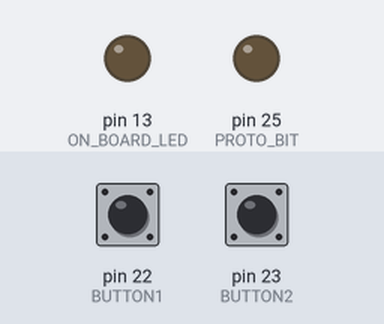
Recording of a program running on a simulated Arduino Mega 2560, built with avr-gcc and run on an emulated ATmega2560. On the bench: output pins drawn as LEDs (lit = HIGH). The test bench sets the inputs (shaded band); at power-on: pin 22 (BUTTON1) HIGH, pin 23 (BUTTON2) HIGH.

Above: at 1.2 s.
1.3 s: pin 22 (BUTTON1) pulled LOW for 1 s
At 1.8 s:
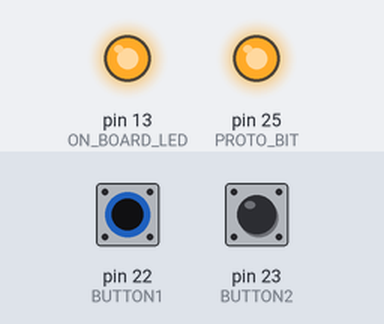
4.3 s: pin 23 (BUTTON2) pulled LOW for 3.2 s
At 8.7 s:
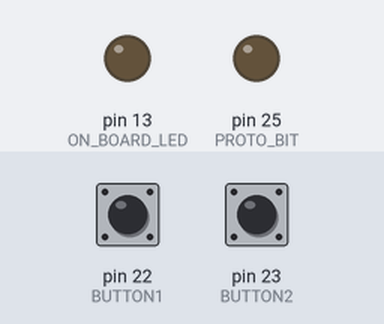
9.0 s: pin 22 (BUTTON1) pulled LOW for 3.2 s
At 9.5 s:
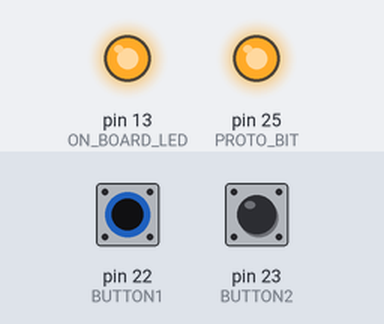
Timing chart, 0 to 13.7 s (numbered marks = the images above; inputs shaded):
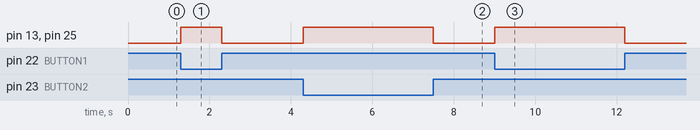

The program:

main.cpp
```cpp
#include <Arduino.h>

// ====================================================== //
// =================== PIN DEFINITIONS ================== //
// ====================================================== //
//Button 1 and 2 are the two buttons that are on our board below the display
//each corelating to one hafl of the dispay with button 1 on the left and button 2 on the right
#define BUTTON1 22
#define BUTTON2 23
//Pins here are defined as part of the adafruit RA8875 driver board
#define RA8875_INT 3
#define RA8875_CS 10
#define RA8875_RESET 9
//This pin is used to send singles to the protobit and control the littlebit
#define PROTO_BIT 25
//Pin 13 is onboard LED
#define ON_BOARD_LED 13
void setup() {
  pinMode(BUTTON1, INPUT_PULLUP);
  pinMode(BUTTON2, INPUT_PULLUP);
  pinMode(PROTO_BIT, OUTPUT);
  pinMode(ON_BOARD_LED, OUTPUT);
}
//test
//test 2
void loop() {
  if(digitalRead(BUTTON1) == LOW or digitalRead(BUTTON2) == LOW) {
    digitalWrite(PROTO_BIT, HIGH);
    digitalWrite(ON_BOARD_LED, HIGH);
    delay(100);
  }
  digitalWrite(PROTO_BIT, LOW);
  digitalWrite(ON_BOARD_LED, LOW);
}
```

Measured:
- after the input at 1.3 s, pin 13 (ON_BOARD_LED), pin 25 (PROTO_BIT): LOW → HIGH at once, → LOW 1.0 s later
- after the input at 4.3 s, pin 13 (ON_BOARD_LED), pin 25 (PROTO_BIT): LOW → HIGH at once, → LOW 3.2 s later
- after the input at 9.0 s, pin 13 (ON_BOARD_LED), pin 25 (PROTO_BIT): LOW → HIGH at once, → LOW 3.2 s later
